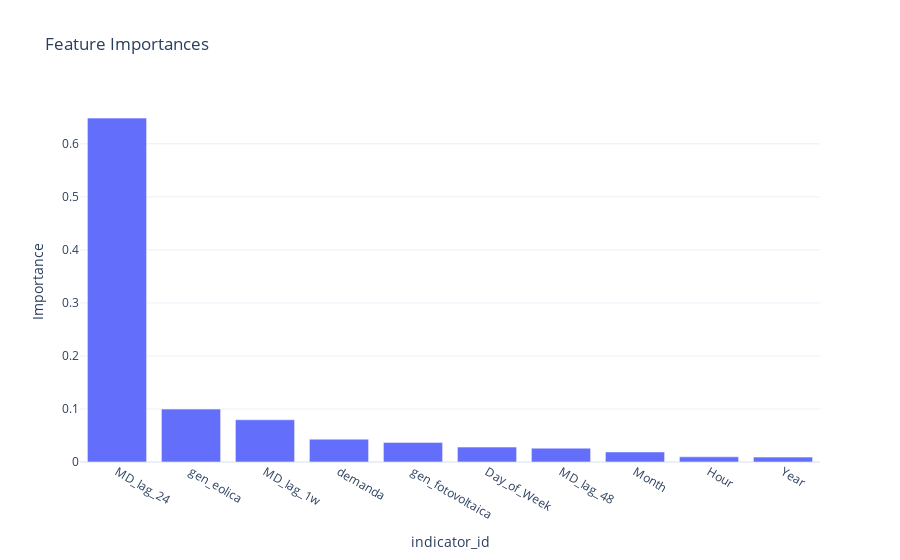

The notebook cell this image was saved under:
### Code cell
def plot_feature_importance(model, X_train):
    feat_importances = pd.DataFrame(model.feature_importances_, index=X_train.columns, columns=["Importance"])
    feat_importances.sort_values(by='Importance', ascending=False, inplace=True)
    
    fig = px.bar(feat_importances, x=feat_importances.index, y='Importance', title='Feature Importances', labels={'x': 'Features', 'Importance': 'Importance'}, template='plotly_white')
    fig.show()

    return feat_importances

plot_feature_importance(model, X_train)

### Figure 1 — Plotly figure (JSON) as saved in the notebook; plotly's stock layout.template omitted (floating-point values rounded to 4 significant figures)
{"data": [{"alignmentgroup": "True", "hovertemplate": "indicator_id=%{x}<br>Importance=%{y}<extra></extra>", "legendgroup": "", "marker": {"color": "#636efa", "pattern": {"shape": ""}}, "name": "", "offsetgroup": "", "orientation": "v", "showlegend": false, "textposition": "auto", "type": "bar", "x": ["MD_lag_24", "gen_eolica", "MD_lag_1w", "demanda", "gen_fotovoltaica", "Day_of_Week", "MD_lag_48", "Month", "Hour", "Year"], "xaxis": "x", "y": [0.6485, 0.09976, 0.07969, 0.04305, 0.03695, 0.02811, 0.02609, 0.01894, 0.009709, 0.0092], "yaxis": "y"}], "layout": {"barmode": "relative", "legend": {"tracegroupgap": 0}, "title": {"text": "Feature Importances"}, "xaxis": {"anchor": "y", "domain": [0, 1], "title": {"text": "indicator_id"}}, "yaxis": {"anchor": "x", "domain": [0, 1], "title": {"text": "Importance"}}}}
